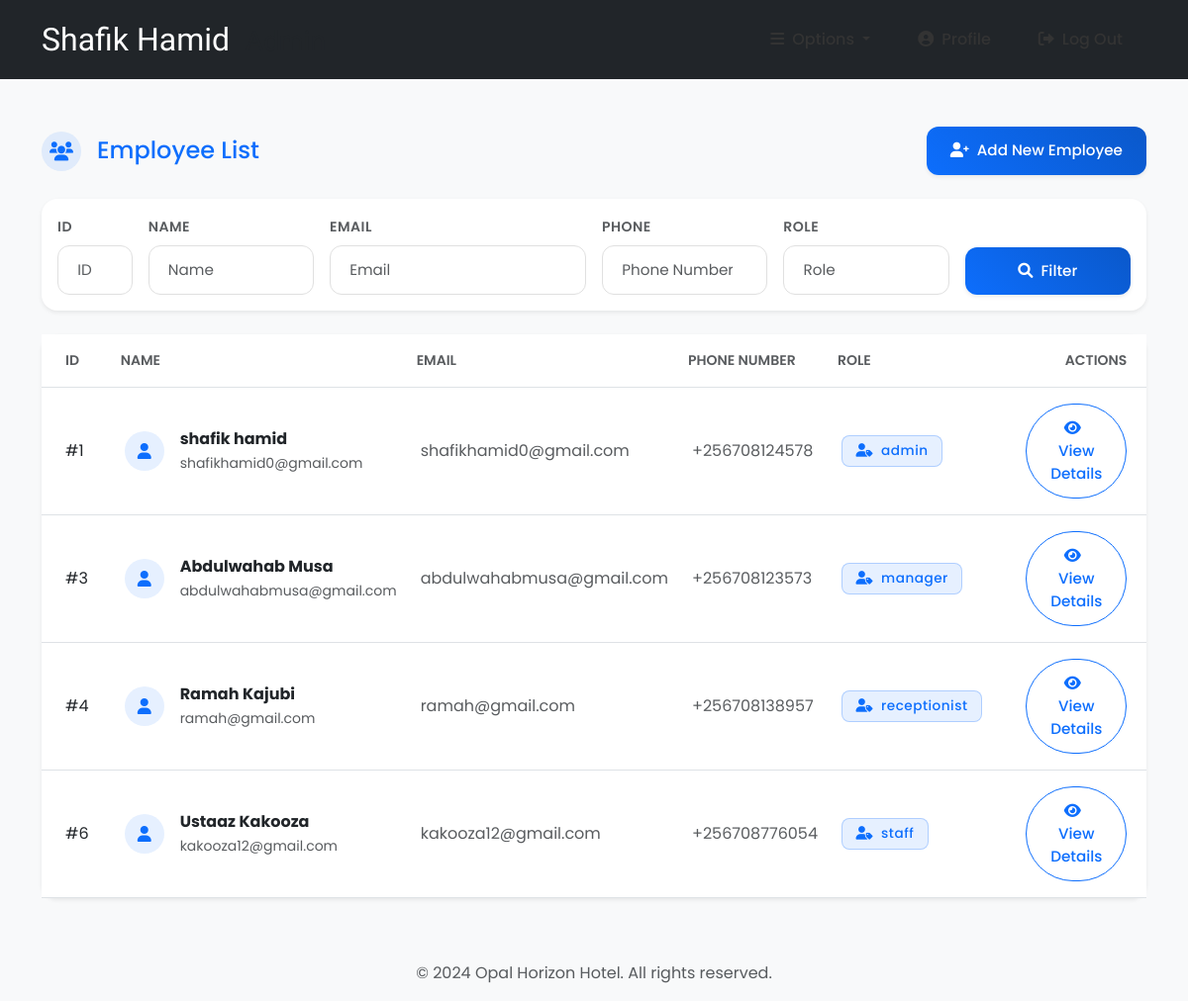
Screenshot of /employees/ (signed in) with the database file from the repository.
### accounts/models.py (models this page shows, shortened)
class Employee(models.Model):
    user = models.OneToOneField(User, null=True, on_delete=models.CASCADE)
    phoneNumber = PhoneNumberField(unique=True)
    salary = models.FloatField()

### accounts/views.py (the view, shortened to what this page needs)
# urls.py: path('employees/', employees, name="employees"),
@login_required(login_url='login')
def employees(request):
    role = str(request.user.groups.all()[0])
    path = role + "/"
    employees = Employee.objects.select_related('user').all()
    context = {
        "role": role,
        "employees": employees
    }
    return render(request, path + "employees.html", context)

### templates/admin/employees.html
{% extends '../index.html' %}
{% block context %}
{% include '../common_pages/authorized-employees.html' %}
{% endblock %}

### templates/incs/nav.html (shortened to what this page needs)
<nav class="navbar navbar-expand-lg navbar-dark bg-dark py-3">
    <div class="container">
        <a href="" class="navbar-brand">
            <h2 class="text-capitalize mb-0">
                {{ request.user.first_name }} {{ request.user.last_name }}
                <small class="ms-2 text-muted">{{ role }}</small>
            </h2>
        </a>
        <div class="collapse navbar-collapse" id="navbarTags">
            <ul class="navbar-nav ms-auto align-items-center">
                <li class="nav-item dropdown">
                    <a class="nav-link dropdown-toggle px-3" href="#" id="navbarDropdown" role="button"
                        data-bs-toggle="dropdown" aria-expanded="false">
                        <i class="fas fa-bars me-2"></i>Options
                    </a>
                </li>
                <li class="nav-item">
                    {% if role == 'staff' or role == 'receptionist' or role == 'admin' or role == 'manager' %}
                    <a href="{% url 'employee-profile' user.id %}" class="nav-link px-3">
                        <i class="fas fa-user-circle me-2"></i>Profile
                    </a>
                    {% endif %}
                </li>
                <li class="nav-item">
                    <a href="{% url 'logout' %}" class="nav-link px-3">
                        <i class="fas fa-sign-out-alt me-2"></i>Log Out
                    </a>
                </li>
            </ul>
        </div>
    </div>
</nav>

### templates/common_pages/authorized-employees.html (shortened to what this page needs)
{% block context %}
<div class="container py-5">
    <div class="row mb-4 align-items-center">
        <div class="col-lg-9 col-md-8 col-sm-12">
            <h4 class="mb-0 d-flex align-items-center text-primary">
                <div class="icon-circle bg-primary bg-opacity-10 me-3">
                    <i class="fas fa-users text-primary"></i>
                </div>
                Employee List
            </h4>
        </div>
        {% if role == "manager" or role == "admin" %}
        <div class="col-lg-3 col-md-4 col-sm-12 text-sm-start text-md-end text-lg-end">
            <a href="{% url 'add-employee' %}" class="btn btn-primary btn-lg shadow-sm hover-lift">
                <i class="fas fa-user-plus me-2"></i>Add New Employee
            </a>
        </div>
        {% endif %}
    </div>
    <div class="card shadow-sm mb-4 border-0 hover-lift">
        <div class="card-body">
            <form action="" method="POST">
                <div class="row g-3">
                    <div class="col-lg-1 col-md-2">
                        <label class="form-label text-muted small text-uppercase">ID</label>
                        <input type="number" name="id" value="{{id}}" class="form-control form-control-lg"
                            placeholder="ID">
                    </div>
                    <div class="col-lg-2 col-md-3">
                        <label class="form-label text-muted small text-uppercase">Name</label>
                        <input type="text" name="name" value="{{name}}" class="form-control form-control-lg"
                            placeholder="Name">
                    </div>
                    <div class="col-lg-3 col-md-3">
                        <label class="form-label text-muted small text-uppercase">Email</label>
                        <input type="text" name="email" value="{{email}}" class="form-control form-control-lg"
                            placeholder="Email">
                    </div>
                    <div class="col-lg-2 col-md-2">
                        <label class="form-label text-muted small text-uppercase">Phone</label>
                        <input type="number" name="number" value="{{number}}" class="form-control form-control-lg"
                            placeholder="Phone Number">
                    </div>
                    <div class="col-lg-2 col-md-2">
                        <label class="form-label text-muted small text-uppercase">Role</label>
                        <input type="text" name="filterRole" value="{{filterRole}}" class="form-control form-control-lg"
                            placeholder="Role">
                    </div>
                    <div class="col-lg-2 col-md-12 d-flex align-items-end">
                        <button type="submit" name="filter" class="btn btn-primary btn-lg w-100 shadow-sm hover-lift">
                            <i class="fas fa-search me-2"></i>Filter
                        </button>
                    </div>
                </div>
            </form>
        </div>
    </div>
    <div class="card shadow-sm border-0 hover-lift">
        <div class="card-body p-0">
            <div class="table-responsive">
                <table class="table table-hover align-middle mb-0">
                    <thead class="bg-light">
                        <tr>
                            <th class="px-4 py-3 text-uppercase small text-muted">ID</th>
                            <th class="py-3 text-uppercase small text-muted">Name</th>
                            <th class="py-3 text-uppercase small text-muted">Email</th>
                            <th class="py-3 text-uppercase small text-muted">Phone Number</th>
                            <th class="py-3 text-uppercase small text-muted">Role</th>
                            <th class="px-4 py-3 text-end text-uppercase small text-muted">Actions</th>
                        </tr>
                    </thead>
                    <tbody>
                        {% for employee in employees %}
                        <tr class="hover-shadow-sm">
                            <td class="px-4">#{{ employee.user.id }}</td>
                            <td>
                                <div class="d-flex align-items-center">
                                    <div class="avatar-circle bg-primary bg-opacity-10 me-3">
                                        <i class="fas fa-user text-primary"></i>
                                    </div>
                                    <div>
                                    <div class="fw-bold text-dark">{{ employee.user.first_name }} {% if employee.user.last_name %}{{ employee.user.last_name }}{% else %}N/A{% endif %}</div>
                                    <small class="text-muted">{{ employee.user.email }}</small>
                                    </div>
                                </div>
                            </td>
                            <td class="text-muted">{{ employee.user.email }}</td>
                            <td class="text-muted">{{ employee.phoneNumber }}</td>
                            <td>
                                <span
                                    class="badge bg-primary bg-opacity-10 text-primary border border-primary border-opacity-25">
                                    <i class="fas fa-user-tag me-1"></i>
                                    {{ employee.user.groups.first }}
                                </span>
                            </td>
                            <td class="text-end px-4">
                                <a href="{% url 'employee-profile' employee.user.id %}"
                                    class="btn btn-outline-primary btn-lg rounded-pill px-4 hover-lift">
                                    <i class="fas fa-eye me-2"></i>View Details
                                </a>
                            </td>
                        </tr>
                        {% endfor %}
                    </tbody>
                </table>
            </div>
        </div>
    </div>
</div>
{% endblock %}

### static/css/main.css (style rules this page uses)
* { margin: 0; padding: 0; -webkit-font-smoothing: antialiased; }
body { position: relative; font-family: 'Segoe UI', Tahoma, Geneva, Verdana, sans-serif; background-color: #f8f9fa; }
.navbar { padding: 1rem 0; }
.navbar .nav-item { font-size: 1rem; margin: 0 0.5rem; }
.navbar .nav-link { color: #333 !important; transition: color 0.3s ease; }
.card { border: none; transition: transform 0.3s ease, box-shadow 0.3s ease; }
.badge { padding: 0.5rem 0.8rem; margin-right: 0.5rem; }
.btn { padding: 0.5rem 1.5rem; border-radius: 5px; transition: all 0.3s ease; }
.btn-primary { background-color: #007bff; border-color: #007bff; }

### templates/index.html (style rules this page uses)
body { min-height: 100vh; display: flex; flex-direction: column; font-family: 'Poppins', sans-serif; }
.navbar-brand { font-family: 'Redressed', cursive; font-size: 1.5rem; }
.nav-link { font-weight: 500; transition: color 0.3s ease; }
.btn { font-weight: 500; }

### templates/common_pages/authorized-employees.html (style rules this page uses)
.card { border-radius: 16px; transition: all 0.3s ease; }
.hover-lift { transition: transform 0.2s ease, box-shadow 0.2s ease; }
.form-control { border: 1.5px solid #e0e0e0; padding: 0.8rem 1.2rem; border-radius: 12px; font-size: 0.95rem; transition: all 0.2s ease; }
.form-label { font-weight: 600; margin-bottom: 0.5rem; letter-spacing: 0.5px; }
.btn { border-radius: 12px; font-weight: 500; padding: 0.8rem 1.5rem; transition: all 0.2s ease; }
.btn-lg { padding: 0.8rem 1.5rem; font-size: 0.95rem; }
.btn-primary { background: linear-gradient(45deg, #0d6efd, #0a58ca); border: none; }
.btn-outline-primary { border-width: 1.5px; }
.icon-circle, .avatar-circle { width: 40px; height: 40px; border-radius: 50%; display: flex; align-items: center; justify-content: center; }
.icon-circle i { font-size: 1.2rem; }
.table { margin-bottom: 0; }
.table th { font-weight: 600; border-top: none; white-space: nowrap; }
.table td { padding: 1rem 0.75rem; vertical-align: middle; }
.badge { font-weight: 500; padding: 0.6em 1em; font-size: 0.85em; letter-spacing: 0.5px; border-radius: 8px; }
.table tbody tr { animation: fadeIn 0.3s ease forwards; }

### rows the page displays
Employee: user.id "1", user.first_name "shafik", user.last_name "hamid", user.email "shafikhamid0@gmail.com", phoneNumber "+256708124578", user.groups.first "admin"
Employee: user.id "3", user.first_name "Abdulwahab", user.last_name "Musa", user.email "abdulwahabmusa@gmail.com", phoneNumber "+256708123573", user.groups.first "manager"
Employee: user.id "4", user.first_name "Ramah", user.last_name "Kajubi", user.email "ramah@gmail.com", phoneNumber "+256708138957", user.groups.first "receptionist"
Employee: user.id "6", user.first_name "Ustaaz", user.last_name "Kakooza", user.email "kakooza12@gmail.com", phoneNumber "+256708776054", user.groups.first "staff"

### other values shown
{{ request.user.first_name }} "Shafik"
{{ request.user.last_name }} "Hamid"
